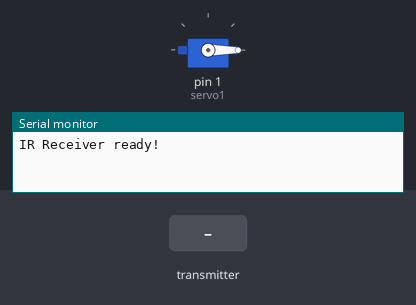
The sketch below on a simulated Arduino Uno, built with avr-gcc and run on an emulated ATmega328P. Shown: servo, the last lines printed to the serial monitor. Inputs (shaded band) come from the test bench. No radio packets arrive unless stated.

Above: at 1.2 s.
1.3 s: the transmitter starts sending angle = 45
At 2.5 s:
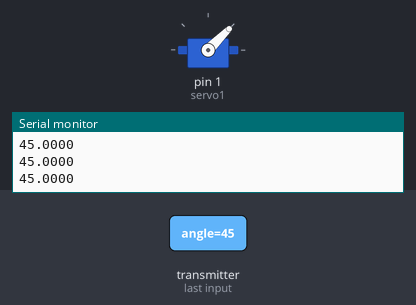
2.8 s: the transmitter starts sending angle = 90
At 3.1 s:
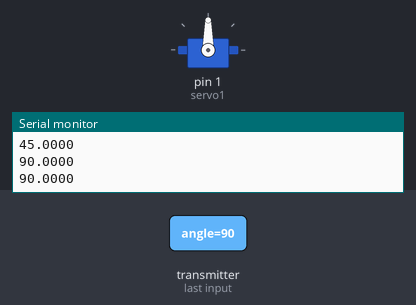
4.3 s: the transmitter starts sending angle = 180
At 4.9 s:
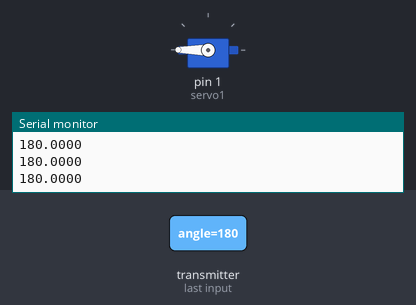
5.8 s: the transmitter starts sending angle = 0
At 7.1 s:
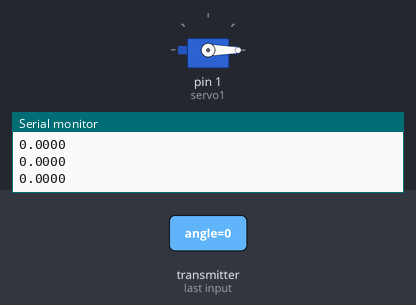
Timing chart, 0 to 8.3 s (numbered marks = the images above; inputs shaded):
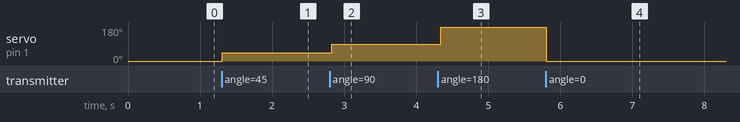

Measured:
- after the input at 1.3 s, servo on pin 1 (servo1): 0° → 45° at once
- after the input at 2.8 s, servo on pin 1 (servo1): 45° → 90° at once
- after the input at 4.3 s, servo on pin 1 (servo1): 90° → 180° at once
- after the input at 5.8 s, servo on pin 1 (servo1): 180° → 0° at once

The sketch:

RX.ino
```cpp
#include <math.h>
#include <RH_ASK.h>
#include <Servo.h>

#include <SPI.h>
//#include <IRremote.hpp>

//#define IR_RECEIVE_PIN 3
#define PI 3.14159

Servo servo1;
RH_ASK rf_driver(2000, 6, 7, 8);

float angle = 0.0;
float ans = 0.0;
uint8_t langle = 4;
int zone = 1;

String str_angle;

void setup() {
  Serial.begin(115200);
//IrReceiver.begin(IR_RECEIVE_PIN, ENABLE_LED_FEEDBACK);
  rf_driver.init();

  servo1.attach(1);
  servo1.write(angle);


  Serial.print("IR Receiver ready!");
}

void loop() {


  if (rf_driver.recv((uint8_t *)&angle, &langle)) {

    Serial.println(angle, 4);


  }
  servo1.write((int)angle);
  delay(50);

/*
  if (IrReceiver.decode()) {
      zone = IrReceiver.decodedIRData.command;
      if (zone != 0){
        Serial.print("Zone = ");
        Serial.println(zone);
      }
      IrReceiver.resume();
  }

*/
 // servo1.write(angle);


}
```
